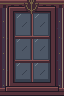

A 2D game scene composited from a Tiled map and its tileset images. What follows is a short description and the map's XML, with every tile layer's data as written:
An orthogonal 2x3 tile map with 32x32 px tiles, 1 tile layer (Assembly), 3 tilesets.

<map version="1.10" orientation="orthogonal" renderorder="right-down" width="2" height="3" tilewidth="32" tileheight="32" infinite="0" nextlayerid="2" nextobjectid="1">
  <tileset firstgid="1" source="../floors.tsx" />
  <tileset firstgid="321" source="../walls.tsx" />
  <tileset firstgid="961" source="../architecture.tsx" />
  <layer id="1" name="Assembly" width="2" height="3">
    <data encoding="csv">
907,908,
923,924,
939,940
</data>
  </layer>
</map>
